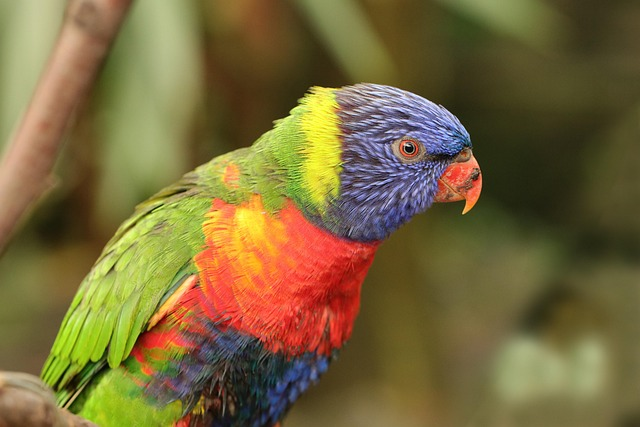
#> input picture images/bird.jpg, 640 x 427 px, found by its file name
$ python 'rgb channels.py'
#> lines starting #> are read from the running program, lines starting #| are printed output that depends on the picture
import cv2
import matplotlib.pyplot as plt

def main():
    img = cv2.imread('images/bird.jpg')  # Load the image from the specified path
#> img is the input picture: shape (427, 640, 3); mean B, G, R 59.5, 104.7, 120.7
    img_rgb = cv2.cvtColor(img, cv2.COLOR_BGR2RGB)  # Convert BGR to RGB for correct color display

    # Split the image into its RGB channels
    # r, g, b = cv2.split(img_rgb)
    r = img_rgb[:, :, 0]  # Red channel
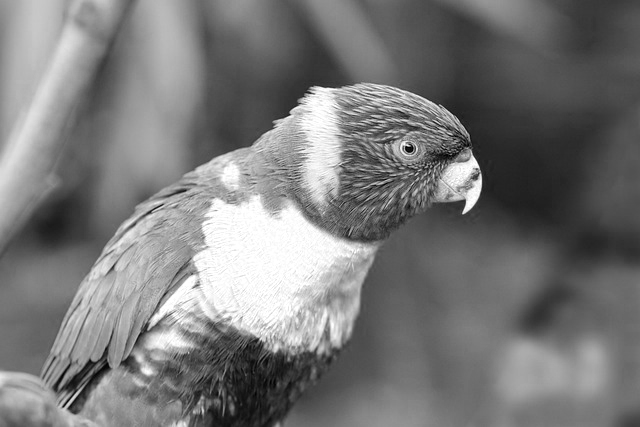
#> r: shape (427, 640); min 0, max 255, mean 120.7
    g = img_rgb[:, :, 1]  # Green channel
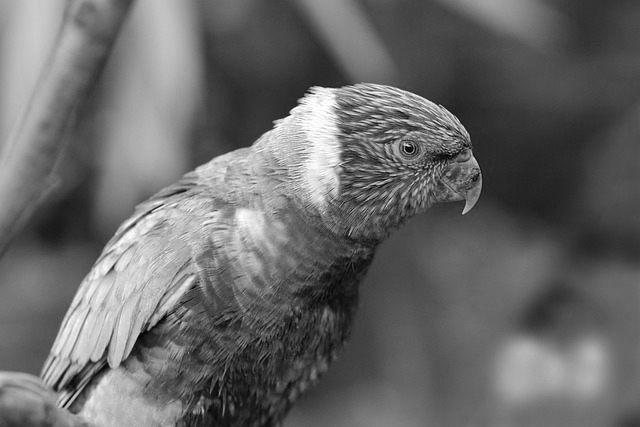
#> g: shape (427, 640); min 0, max 255, mean 104.7
    b = img_rgb[:, :, 2]  # Blue channel
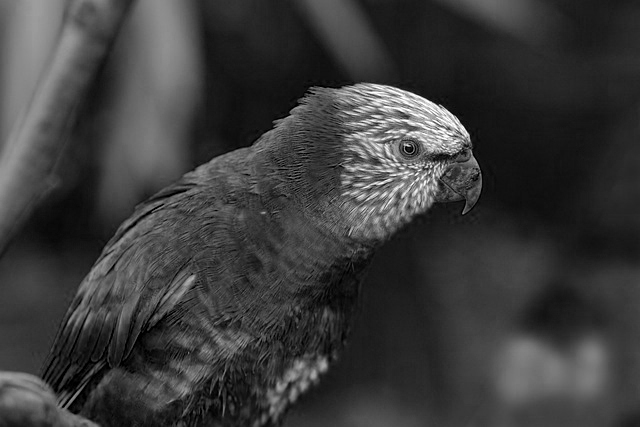
#> b: shape (427, 640); min 0, max 255, mean 59.5

    print(img_rgb)
#> (printed output is left out)

    print(r)
#> (printed output is left out)

    print(g)
#> (printed output is left out)

    # Display the original and individual RGB channels
    plt.figure(figsize=(12, 6))

    plt.subplot(1, 4, 1)
    plt.imshow(img_rgb)
    plt.title("Original Image")
    plt.axis('off')

    plt.subplot(1, 4, 2)
    plt.imshow(r, cmap='Reds')
    plt.title("Red Channel")
    plt.axis('off')

    plt.subplot(1, 4, 3)
    plt.imshow(g, cmap='Greens')
    plt.title("Green Channel")
    plt.axis('off')

    plt.subplot(1, 4, 4)
    plt.imshow(b, cmap='Blues')
    plt.title("Blue Channel")
    plt.axis('off')

    plt.show()
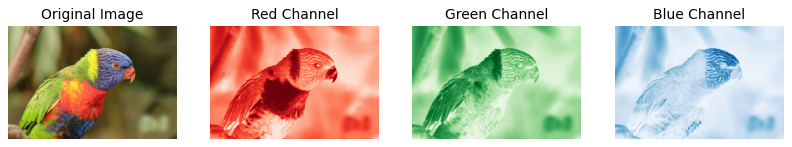
#> figure drawn by matplotlib, 4 panels

if __name__ == '__main__':
    main()

$ run again, with images/color.jpg copied over images/bird.jpg
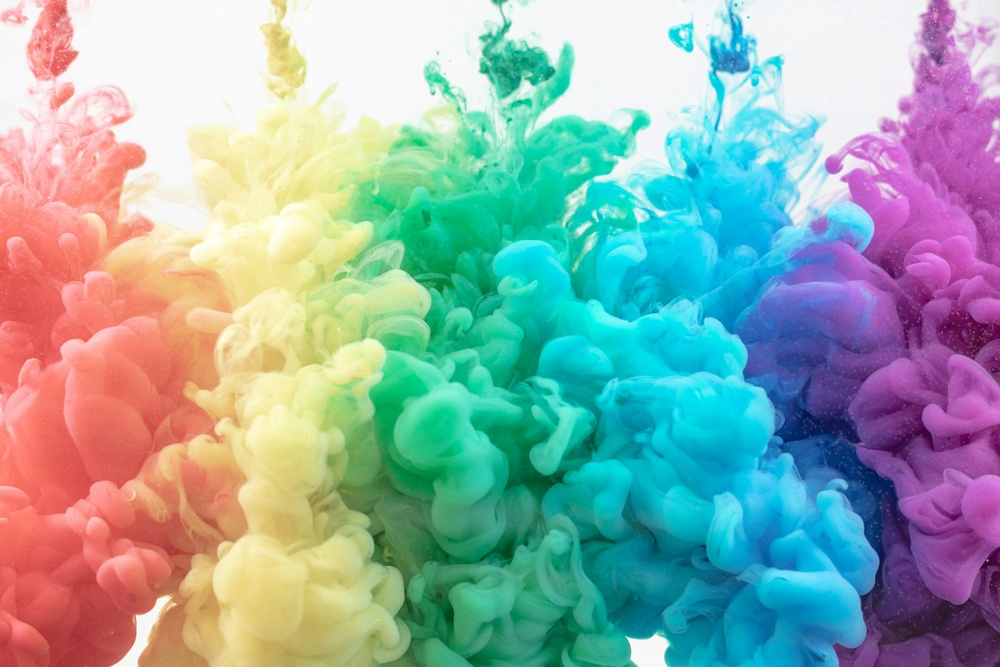
#> input picture images/color.jpg, 1000 x 667 px, shrunk from 5714 x 3809 before the run, found by its file name
#> in main, img is the input picture: shape (667, 1000, 3); mean B, G, R 168.5, 171.9, 145.2
#> in main, `b = img_rgb[:, :, 2]`:
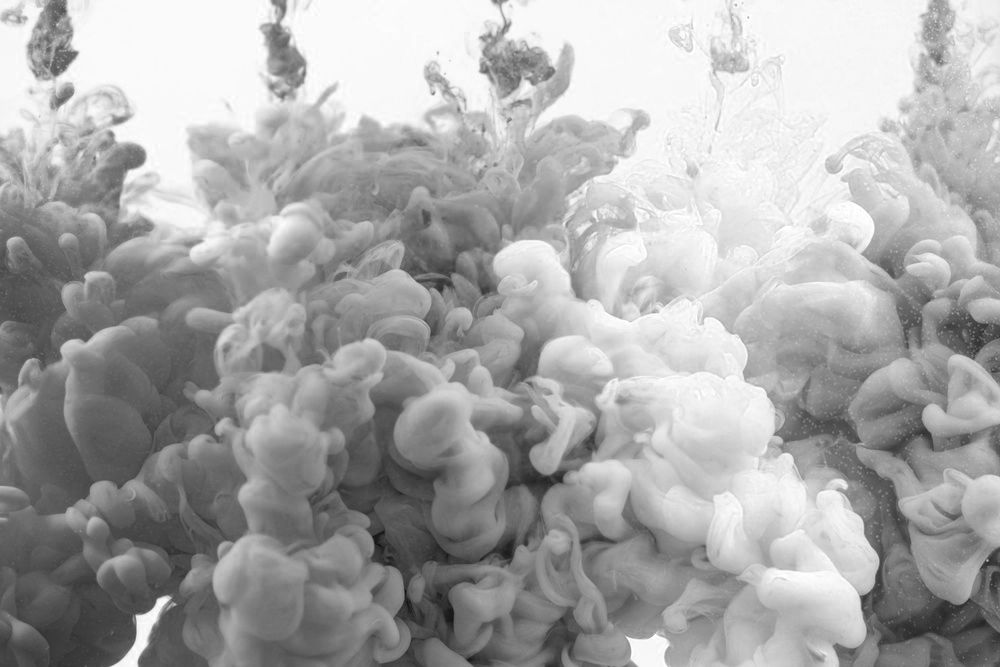
#> b: shape (667, 1000); min 12, max 255, mean 168.5
#> (printed output is left out)
#> (printed output is left out)
#> (printed output is left out)
#> in main, `plt.show()`:
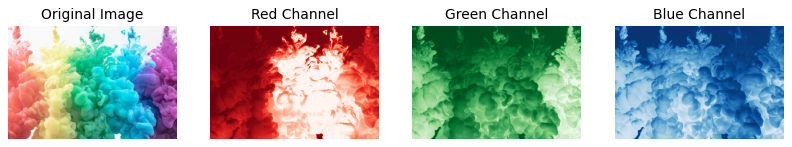
#> figure drawn by matplotlib, 4 panels

$ run again, with images/flower.jpg copied over images/bird.jpg
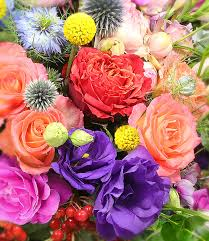
#> input picture images/flower.jpg, 209 x 241 px, found by its file name
#> in main, img is the input picture: shape (241, 209, 3); mean B, G, R 114.9, 115.5, 176.7
#> in main, `b = img_rgb[:, :, 2]`:
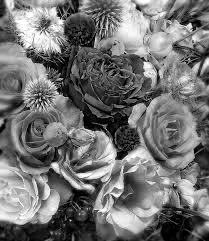
#> b: shape (241, 209); min 0, max 255, mean 114.9
#> (printed output is left out)
#> (printed output is left out)
#> (printed output is left out)
#> in main, `plt.show()`:
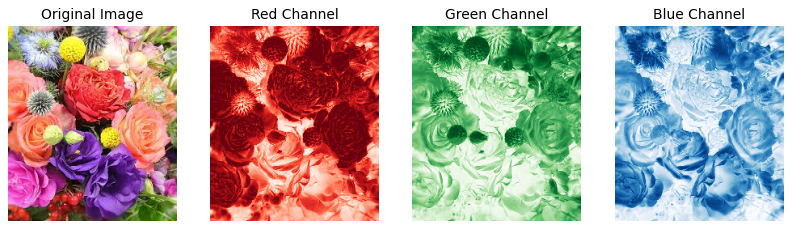
#> figure drawn by matplotlib, 4 panels
